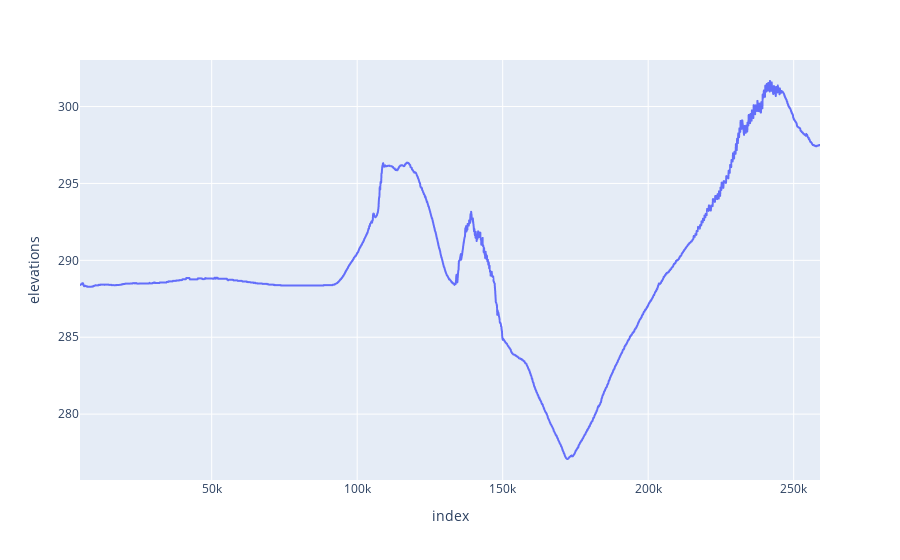

Notebook source saved alongside this figure:
### Code cell
gps_data['elevations'] = elevations
px.line(gps_data, y='elevations')

### Figure 1 — Plotly figure (JSON) as saved in the notebook; plotly's stock layout.template omitted (floating-point values rounded to 4 significant figures; data arrays with more than 128 entries replaced by an {"elided": "..."} marker saying what was removed)
{"data": [{"hovertemplate": "index=%{x}<br>elevations=%{y}<extra></extra>", "legendgroup": "", "line": {"color": "#636efa", "dash": "solid"}, "marker": {"symbol": "circle"}, "mode": "lines", "name": "", "showlegend": false, "type": "scattergl", "x": {"elided": "2544 int values"}, "xaxis": "x", "y": {"elided": "2544 float values"}, "yaxis": "y"}], "layout": {"legend": {"tracegroupgap": 0}, "margin": {"t": 60}, "xaxis": {"anchor": "y", "domain": [0, 1], "title": {"text": "index"}}, "yaxis": {"anchor": "x", "domain": [0, 1], "title": {"text": "elevations"}}}}
